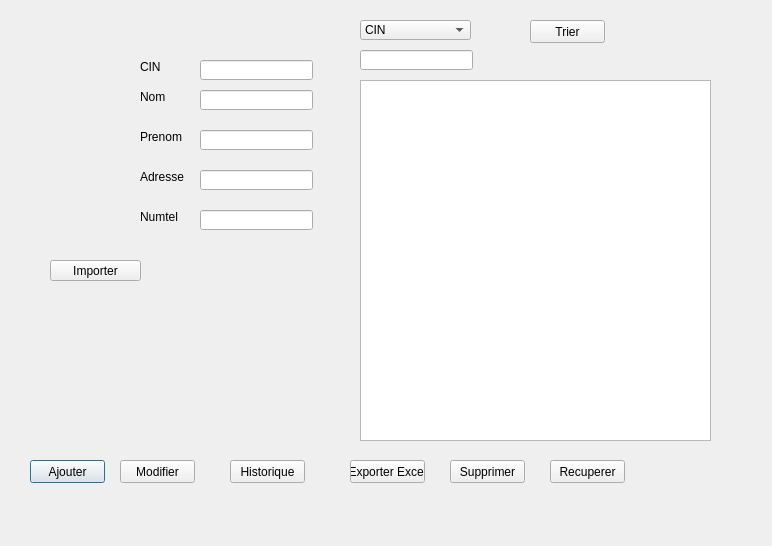
<?xml version="1.0" encoding="UTF-8"?>
<ui version="4.0">
 <class>DialogClient</class>
 <widget class="QDialog" name="DialogClient">
  <property name="geometry">
   <rect>
    <x>0</x>
    <y>0</y>
    <width>772</width>
    <height>546</height>
   </rect>
  </property>
  <property name="windowTitle">
   <string>Gestion client</string>
  </property>
  <property name="styleSheet">
   <string notr="true"/>
  </property>
  <widget class="QStackedWidget" name="stackedWidget">
   <property name="geometry">
    <rect>
     <x>10</x>
     <y>10</y>
     <width>761</width>
     <height>511</height>
    </rect>
   </property>
   <property name="styleSheet">
    <string notr="true">QStackedWidget &gt; QWidget{
	background-color: #aaffff;
}</string>
   </property>
   <property name="currentIndex">
    <number>0</number>
   </property>
   <widget class="QWidget" name="page">
    <widget class="QLineEdit" name="CIN">
     <property name="geometry">
      <rect>
       <x>190</x>
       <y>50</y>
       <width>113</width>
       <height>20</height>
      </rect>
     </property>
    </widget>
    <widget class="QLineEdit" name="Numtel">
     <property name="geometry">
      <rect>
       <x>190</x>
       <y>200</y>
       <width>113</width>
       <height>20</height>
      </rect>
     </property>
    </widget>
    <widget class="QLineEdit" name="Adresse">
     <property name="geometry">
      <rect>
       <x>190</x>
       <y>160</y>
       <width>113</width>
       <height>20</height>
      </rect>
     </property>
    </widget>
    <widget class="QLineEdit" name="Prenom">
     <property name="geometry">
      <rect>
       <x>190</x>
       <y>120</y>
       <width>113</width>
       <height>20</height>
      </rect>
     </property>
    </widget>
    <widget class="QLineEdit" name="Nom">
     <property name="geometry">
      <rect>
       <x>190</x>
       <y>80</y>
       <width>113</width>
       <height>20</height>
      </rect>
     </property>
    </widget>
    <widget class="QPushButton" name="Button_ajouter_client">
     <property name="geometry">
      <rect>
       <x>20</x>
       <y>450</y>
       <width>75</width>
       <height>23</height>
      </rect>
     </property>
     <property name="text">
      <string>Ajouter</string>
     </property>
    </widget>
    <widget class="QPushButton" name="Button_modifier_client">
     <property name="geometry">
      <rect>
       <x>110</x>
       <y>450</y>
       <width>75</width>
       <height>23</height>
      </rect>
     </property>
     <property name="text">
      <string>Modifier</string>
     </property>
    </widget>
    <widget class="QLabel" name="label_2">
     <property name="geometry">
      <rect>
       <x>130</x>
       <y>80</y>
       <width>47</width>
       <height>14</height>
      </rect>
     </property>
     <property name="text">
      <string>Nom</string>
     </property>
    </widget>
    <widget class="QLabel" name="label_3">
     <property name="geometry">
      <rect>
       <x>130</x>
       <y>120</y>
       <width>47</width>
       <height>14</height>
      </rect>
     </property>
     <property name="text">
      <string>Prenom</string>
     </property>
    </widget>
    <widget class="QLabel" name="label_4">
     <property name="geometry">
      <rect>
       <x>130</x>
       <y>160</y>
       <width>47</width>
       <height>14</height>
      </rect>
     </property>
     <property name="text">
      <string>Adresse</string>
     </property>
    </widget>
    <widget class="QLabel" name="label_5">
     <property name="geometry">
      <rect>
       <x>130</x>
       <y>200</y>
       <width>47</width>
       <height>14</height>
      </rect>
     </property>
     <property name="text">
      <string>Numtel</string>
     </property>
    </widget>
    <widget class="QTableView" name="tableClient">
     <property name="geometry">
      <rect>
       <x>350</x>
       <y>70</y>
       <width>351</width>
       <height>361</height>
      </rect>
     </property>
    </widget>
    <widget class="QPushButton" name="buttonSupprimer_client">
     <property name="geometry">
      <rect>
       <x>440</x>
       <y>450</y>
       <width>75</width>
       <height>23</height>
      </rect>
     </property>
     <property name="text">
      <string>Supprimer</string>
     </property>
    </widget>
    <widget class="QPushButton" name="recuperer">
     <property name="geometry">
      <rect>
       <x>540</x>
       <y>450</y>
       <width>75</width>
       <height>23</height>
      </rect>
     </property>
     <property name="text">
      <string>Recuperer</string>
     </property>
    </widget>
    <widget class="QPushButton" name="pushButton">
     <property name="geometry">
      <rect>
       <x>340</x>
       <y>450</y>
       <width>75</width>
       <height>23</height>
      </rect>
     </property>
     <property name="text">
      <string>Exporter Excel</string>
     </property>
    </widget>
    <widget class="QLineEdit" name="rech">
     <property name="geometry">
      <rect>
       <x>350</x>
       <y>40</y>
       <width>113</width>
       <height>20</height>
      </rect>
     </property>
    </widget>
    <widget class="QComboBox" name="comboBoxTriRech">
     <property name="geometry">
      <rect>
       <x>350</x>
       <y>10</y>
       <width>111</width>
       <height>20</height>
      </rect>
     </property>
     <item>
      <property name="text">
       <string>CIN</string>
      </property>
     </item>
     <item>
      <property name="text">
       <string>NOM</string>
      </property>
     </item>
     <item>
      <property name="text">
       <string>NUMTEL</string>
      </property>
     </item>
    </widget>
    <widget class="QPushButton" name="TrierClient">
     <property name="geometry">
      <rect>
       <x>520</x>
       <y>10</y>
       <width>75</width>
       <height>23</height>
      </rect>
     </property>
     <property name="text">
      <string>Trier</string>
     </property>
    </widget>
    <widget class="QPushButton" name="pushButton_2">
     <property name="geometry">
      <rect>
       <x>220</x>
       <y>450</y>
       <width>75</width>
       <height>23</height>
      </rect>
     </property>
     <property name="text">
      <string>Historique</string>
     </property>
    </widget>
    <widget class="QLabel" name="label">
     <property name="geometry">
      <rect>
       <x>130</x>
       <y>50</y>
       <width>47</width>
       <height>14</height>
      </rect>
     </property>
     <property name="text">
      <string>CIN</string>
     </property>
    </widget>
    <widget class="QLabel" name="img">
     <property name="geometry">
      <rect>
       <x>36</x>
       <y>280</y>
       <width>261</width>
       <height>131</height>
      </rect>
     </property>
     <property name="text">
      <string/>
     </property>
    </widget>
    <widget class="QPushButton" name="pushButton_4">
     <property name="geometry">
      <rect>
       <x>40</x>
       <y>250</y>
       <width>91</width>
       <height>21</height>
      </rect>
     </property>
     <property name="text">
      <string>Importer</string>
     </property>
    </widget>
   </widget>
   <widget class="QWidget" name="page_2">
    <widget class="QTextBrowser" name="textBrowser">
     <property name="geometry">
      <rect>
       <x>120</x>
       <y>40</y>
       <width>411</width>
       <height>241</height>
      </rect>
     </property>
    </widget>
    <widget class="QLabel" name="label_6">
     <property name="geometry">
      <rect>
       <x>290</x>
       <y>10</y>
       <width>71</width>
       <height>16</height>
      </rect>
     </property>
     <property name="text">
      <string>Historique</string>
     </property>
    </widget>
    <widget class="QPushButton" name="pushButton_3">
     <property name="geometry">
      <rect>
       <x>460</x>
       <y>290</y>
       <width>75</width>
       <height>23</height>
      </rect>
     </property>
     <property name="text">
      <string>Retour</string>
     </property>
    </widget>
    <widget class="QToolButton" name="toolButton">
     <property name="geometry">
      <rect>
       <x>40</x>
       <y>120</y>
       <width>23</width>
       <height>20</height>
      </rect>
     </property>
     <property name="text">
      <string>...</string>
     </property>
    </widget>
   </widget>
  </widget>
 </widget>
 <resources/>
 <connections/>
</ui>
